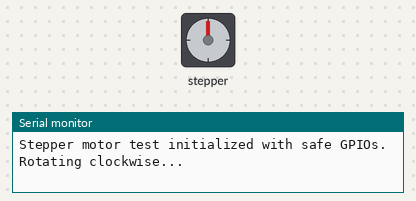
Simulated run of this sketch. Board: ESP32. On the bench: stepper motor, the last lines printed to the serial monitor. Stepper angles assume 2048 steps per turn.

Above: at 0.05 s.
At 3.0 s:
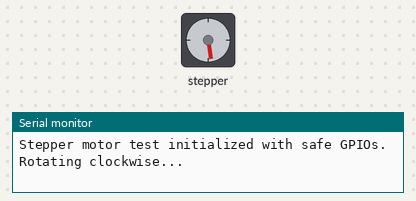
At 5.95 s:
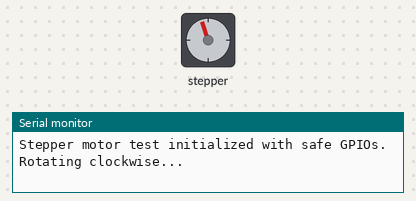
At 12.65 s:
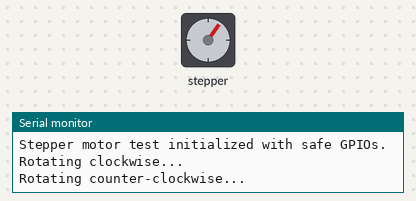
Timing chart, 0 to 18.2 s (numbered marks = the images above):
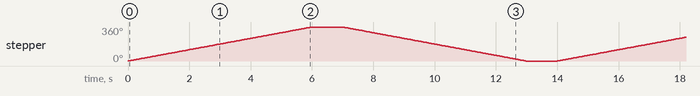

Measured:
- by itself, stepper: turns 360° clockwise in 6.0 s, then 360° counter-clockwise in 6.0 s, repeating every 14.0 s

The sketch:

test.ino
```cpp
#include <Stepper.h>

// Define the number of steps per revolution for the 28BYJ-48 motor (half-step mode)
const int stepsPerRevolution = 2048;

// Initialize the Stepper library with safe ESP32 GPIO pins
// Constructor order for 4-phase unipolar drivers: IN1, IN3, IN2, IN4
// Mapping: IN1 -> 14, IN2 -> 27, IN3 -> 26, IN4 -> 25
// Passing sequence to library: 14, 26, 27, 25
Stepper myStepper(stepsPerRevolution, 14, 26, 27, 25);

void setup() {
  Serial.begin(115200);

  // Set the speed to 10 rpm
  myStepper.setSpeed(10);

  Serial.println("Stepper motor test initialized with safe GPIOs.");
}

void loop() {
  Serial.println("Rotating clockwise...");
  myStepper.step(stepsPerRevolution); // Rotate 1 full revolution clockwise
  delay(1000);

  Serial.println("Rotating counter-clockwise...");
  myStepper.step(-stepsPerRevolution); // Rotate 1 full revolution counter-clockwise
  delay(1000);
}
```
